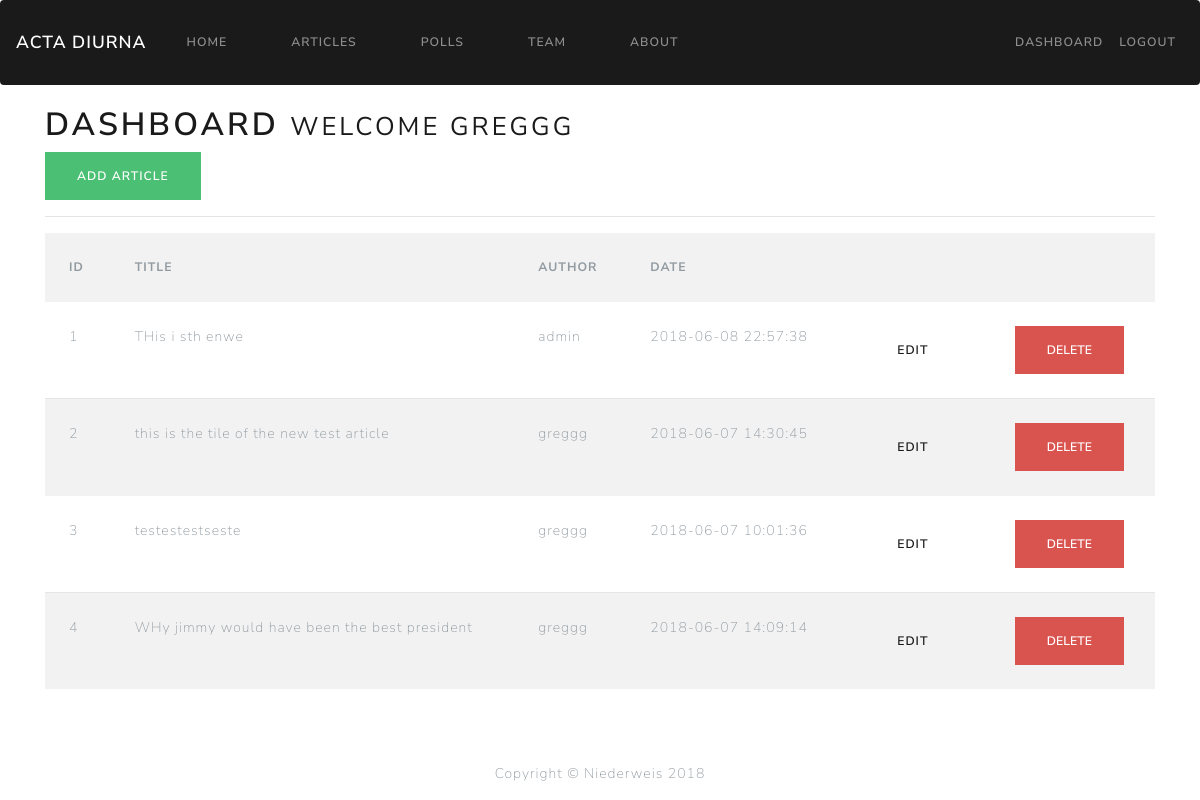
/dashboard (signed in), run on the app's committed database.
### app.py (models this page shows)
class Users(UserMixin, db.Model):
    id = db.Column(db.Integer, primary_key=True)
    first_name = db.Column(db.String(25))
    last_name = db.Column(db.String(40))
    email = db.Column(db.String(100))
    username = db.Column(db.String(30))
    password = db.Column(db.String(100))

class Articles(db.Model):
    id = db.Column(db.Integer, primary_key=True)
    title = db.Column(db.String(255))
    author = db.Column(db.String(100))
    body = db.Column(db.String)
    create_date = db.Column(db.String, server_default=db.FetchedValue())

### app.py (the view)
@app.route('/dashboard')
@login_required
def dashboard():
    active = 'dashboard'
    listOfArticles = Articles.query.all()
    return render_template('dashboard.html', articles=listOfArticles)

### app.py (called while the page is built)
@login_manager.user_loader
def load_user(user_id):
    return Users.query.get(int(user_id))

### templates/dashboard.html (shortened to what this page needs)
{% extends 'base.html' %}
{% block content %}
  <h1>Dashboard <small> Welcome {{current_user.username}}</small></h1>
  <a class="btn btn-success" href="/add_article">Add Article</a>
  <hr>
  <table class="table table-striped">
    <tr>
      <th>ID</th>
      <th>Title</th>
      <th>Author</th>
      <th>Date</th>
      <th></th>
      <th></th>
    </tr>
    {% for article in articles %}
      <tr>
        <td>{{article.id}}</td>
        <td>{{article.title}}</td>
        <td>{{article.author}}</td>
        <td>{{article.create_date}}</td>
        <td><a href="edit_article/{{article.id}}" class="btn btn-default pull-right">Edit</a></td>
        <td>
          <form action="{{url_for('delete_article', id=article.id)}}" method="post">
            <input type="submit" value="Delete" class="btn btn-danger">
          </form>
        </td>
      </tr>
    {% endfor %}
  </table>
{% endblock %}

### data on the page
Users: username "GREGGG"
Articles: id "1", title "THis i sth enwe", author "admin", create_date "2018-06-08 22:57:38"
Articles: id "2", title "this is the tile of the new test article", author "greggg", create_date "2018-06-07 14:30:45"
Articles: id "3", title "testestestseste", author "greggg", create_date "2018-06-07 10:01:36"
Articles: id "4", title "WHy jimmy would have been the best president", author "greggg", create_date "2018-06-07 14:09:14"
